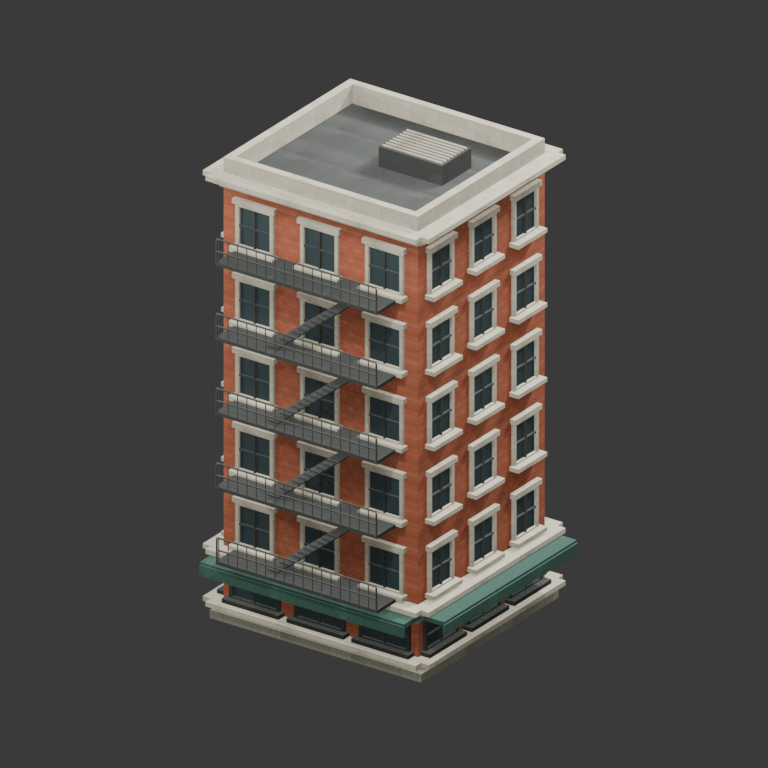
#> input picture assets/biomes/renders/city-tenement.png, 768 x 768 px, found by its file name
$ python building-materials.py
#> lines starting #> are read from the running program, lines starting #| are printed output that depends on the picture; after the words box and inside, x2 and y2 are one past the last pixel; in counts of white or black regions, pixels touching at a corner belong together
"""Recompose existing biome texture samples into upright architectural tiles.
No provider calls. Crop provenance is retained; small-scale wear comes from the
original generated textures, with clean architectural courses laid over them.
"""
from pathlib import Path
import json
import numpy as np
from PIL import Image
root=Path('assets/biomes/quality/textures'); size=512
spec=[
 ('brick','city-tenement',(153,84,57),'brick'),
 ('limestone','city-offices',(174,168,148),'stone'),
 ('siding','suburb-house',(116,145,113),'siding'),
 ('redwood','country-barn',(122,44,37),'vertical'),
 ('slate','suburb-house',(77,82,81),'roof'),
 ('timber','forest-cabin',(76,66,48),'vertical'),
 ('concrete','city-offices',(120,116,104),'plain'),
 ('steel','forest-cabin',(47,50,47),'plain'),
 ('glass','city-tenement',(43,57,59),'glass'),
 ('trim','suburb-house',(202,196,172),'plain'),
 ('greenmetal','city-tenement',(42,76,65),'plain'),
 ('copper','country-barn',(117,81,57),'plain'),
 ('fieldstone','city-offices',(118,117,100),'stone'),
 ('darkbrick','city-tenement',(126,76,56),'brick'),
 ('felt','suburb-house',(62,65,62),'plain'),
 ('soot','forest-cabin',(67,64,56),'plain'),
]
atlas=Image.new('RGB',(size*4,size*4));rough=Image.new('RGB',atlas.size);records=[]
#> after `atlas = Image.new('RGB', (size * 4, size * 4))`: atlas: PIL image 2048x2048 RGB; every value is 0
rng=np.random.default_rng(9023)
for index,(name,source,color,pattern) in enumerate(spec):
 image=np.asarray(Image.open(root/(source+'.png')).convert('RGB'),dtype=float)
 target=np.array(color); candidates=[]
 for y in range(0,image.shape[0]-48,24):
  for x in range(0,image.shape[1]-48,24):
   crop=image[y:y+48,x:x+48]; mean=crop.mean(axis=(0,1))
   score=np.linalg.norm(mean-target)+crop.std(axis=(0,1)).mean()*.7
   candidates.append((score,x,y))
#> after the loop, candidates = 900 items, first 6: (98.86, 0, 0), (98.87, 24, 0), (98.88, 48, 0), (98.9, 72, 0), (98.89, 96, 0), (98.86, 120, 0)
 _,x,y=min(candidates);crop=image[y:y+48,x:x+48]
#> after `_, x, y = min(candidates)`: x = 384; y = 432
#> after `crop = image[y:y + 48, x:x + 48]`:
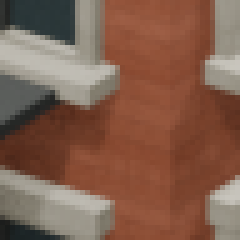
#> crop: shape (48, 48, 3) float64 (shown 5 times larger); mean R, G, B 130, 94.9, 78
 # Source-derived wear, without copying a warped window or baked silhouette.
 lum=crop.mean(axis=2);lum=(lum-lum.mean())/(lum.std()+1)
#> after `lum = crop.mean(axis=2)`:
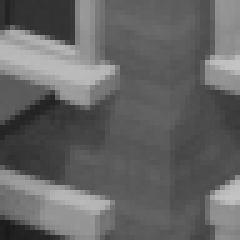
#> lum: shape (48, 48) float64 (shown 5 times larger); min 26, max 195.3, mean 101
 sample=np.asarray(Image.fromarray(np.uint8(np.clip(lum*12+128,0,255))).resize((size,size),Image.Resampling.BICUBIC),dtype=float)-128
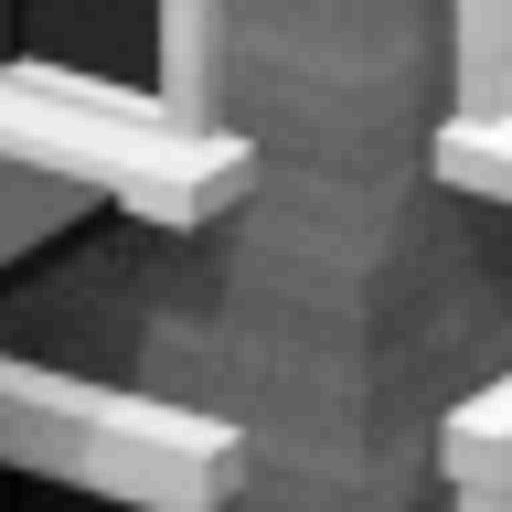
#> sample: shape (512, 512) float64; min -25, max 30, mean -0.5; drawn with min black and max white
 yy,xx=np.indices((size,size));noise=rng.normal(0,1.4,(size,size))
 values=np.broadcast_to(target,(size,size,3)).copy()+sample[:,:,None]*.32+noise[:,:,None]
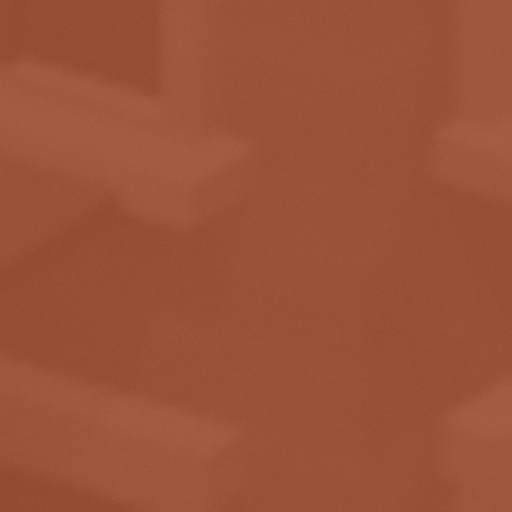
#> values: shape (512, 512, 3) float64; mean of channels 0, 1, 2 152.8, 83.8, 56.8; drawn as R, G, B
 if pattern in ['brick','stone','roof']:
  row_h=32 if pattern=='brick' else 64
  row=yy//row_h;col=((xx+(row%2)*(64 if pattern=='brick' else 96))//(128 if pattern=='brick' else 192))
  variation=np.sin(row*33+col*71)*5
  values+=variation[:,:,None]
  joint=(yy%row_h<2)|((xx+(row%2)*(64 if pattern=='brick' else 96))%(128 if pattern=='brick' else 192)<2)
  if pattern=='roof':joint=(yy%row_h<3)|((xx+(row%2)*64)%128<1)
  values[joint]=target*(.7 if pattern=='roof' else .76)
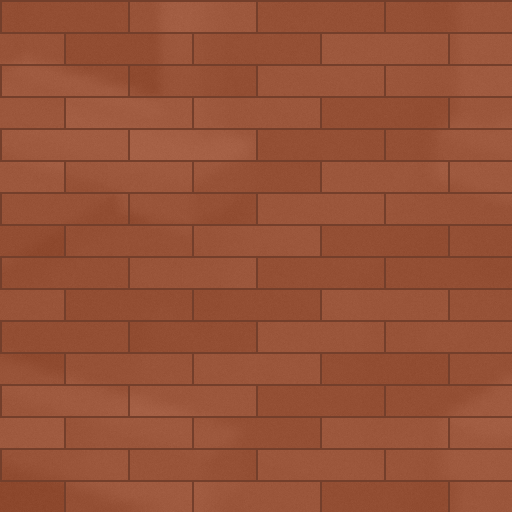
#> values: shape (512, 512, 3) float64; mean of channels 0, 1, 2 150, 82.3, 55.8; drawn as R, G, B
  values[yy%row_h==3]+=9 if pattern=='roof' else 2
#> values: shape (512, 512, 3) float64; 3.12% of pixels changed, all inside (x1, y1, x2, y2) = (0, 3, 512, 484)
 elif pattern in ['siding','vertical']:
  axis=yy if pattern=='siding' else xx
  values[axis%32<2]=target*.68;values[axis%32==2]=target*1.1
  values+=np.sin((xx if pattern=='siding' else yy)*.4)[:,:,None]*1.4
 elif pattern=='glass':
  values[:]=target;values+=(np.sin(xx*.011)+np.cos(yy*.007))[:,:,None]*3
 tile=Image.fromarray(np.uint8(np.clip(values,0,255)))
 atlas.paste(tile,((index%4)*size,(index//4)*size))
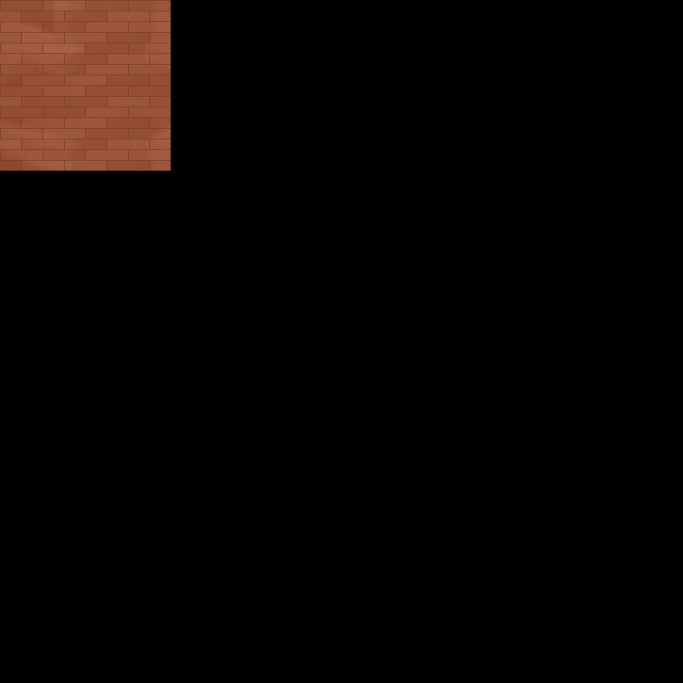
#> atlas: PIL image 2048x2048 RGB (shown at 1/3 size); mean R, G, B 9.4, 5.1, 3.5
 rough.paste((155 if pattern=='glass' else 210,)*3,((index%4)*size,(index//4)*size,(index%4+1)*size,(index//4+1)*size))
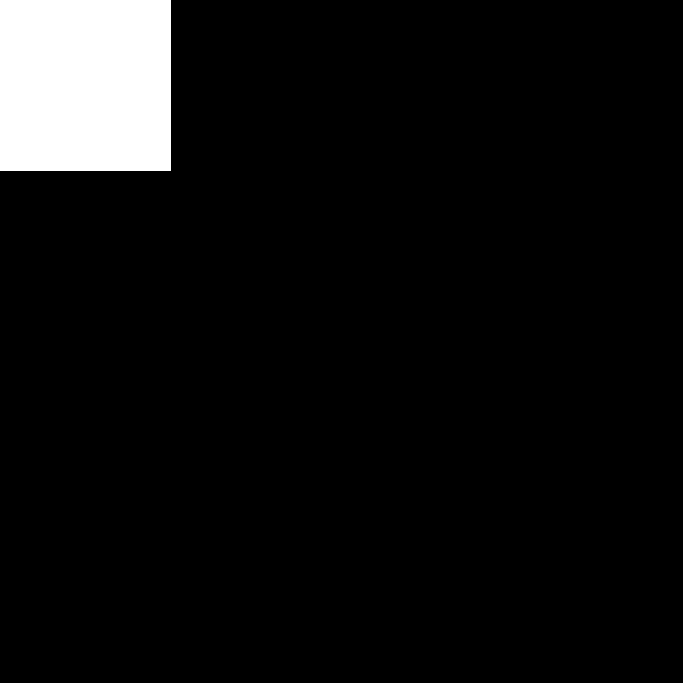
#> rough: PIL image 2048x2048 RGB (shown at 1/3 size); values 0 (black) and 210 (white), 6.2% white; 1 white region, box (x1, y1, x2, y2) and area: (0, 0, 512, 512) 262144
 records.append({'material':name,'tile':index,'source':str(root/(source+'.png')),'sample':[x,y,48,48],'color':color,'pattern':pattern})
#> pass 2 of the loop `for index,(name,source,color,pattern) in enumerate(spec):`:
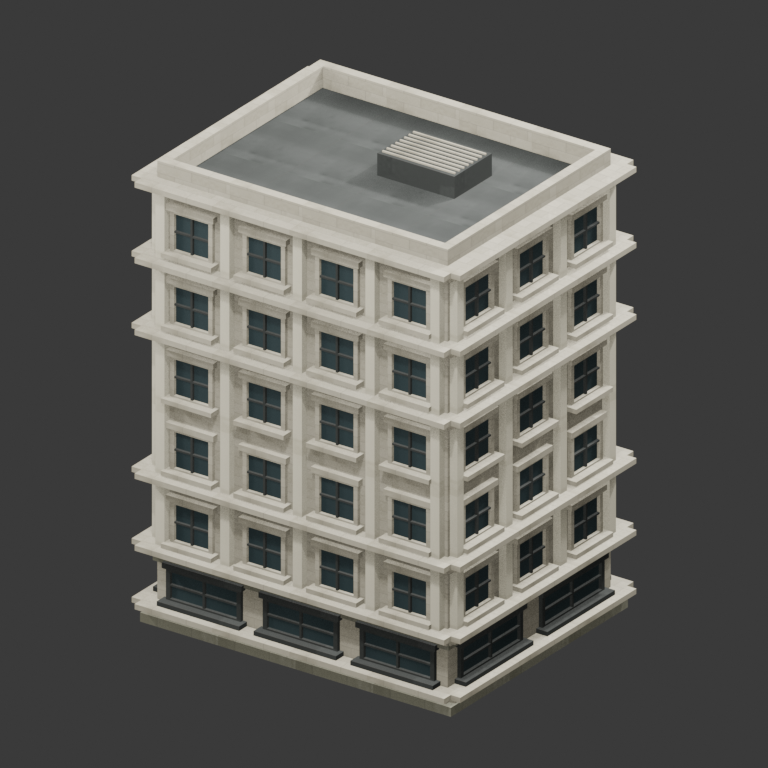
#> input picture assets/biomes/renders/city-offices.png, 768 x 768 px, found by its file name
#> after the loop `for y in range(0,image.shape[0]-48,24):`: candidates = 900 items, first 6: (183.8, 0, 0), (183.9, 24, 0), (183.9, 48, 0), (183.9, 72, 0), (183.9, 96, 0), (183.9, 120, 0)
#> x = 216; y = 192
#> `values[joint]=target*(.7 if pattern=='roof' else .76)`:
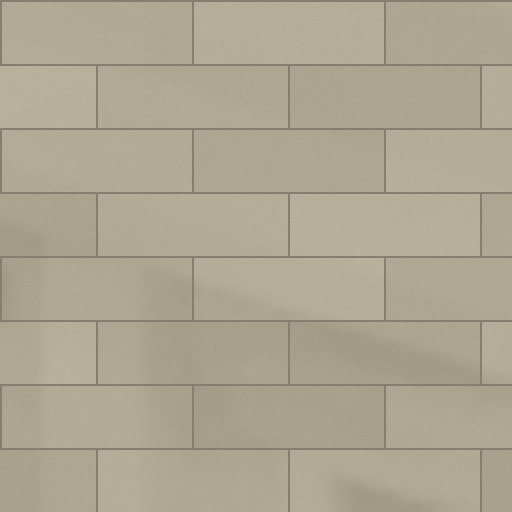
#> values: shape (512, 512, 3) float64; mean of channels 0, 1, 2 172.1, 166.1, 146.3; drawn as R, G, B
#> `rough.paste((155 if pattern=='glass' else 210,)*3,((index%4)*size,(ind..`:
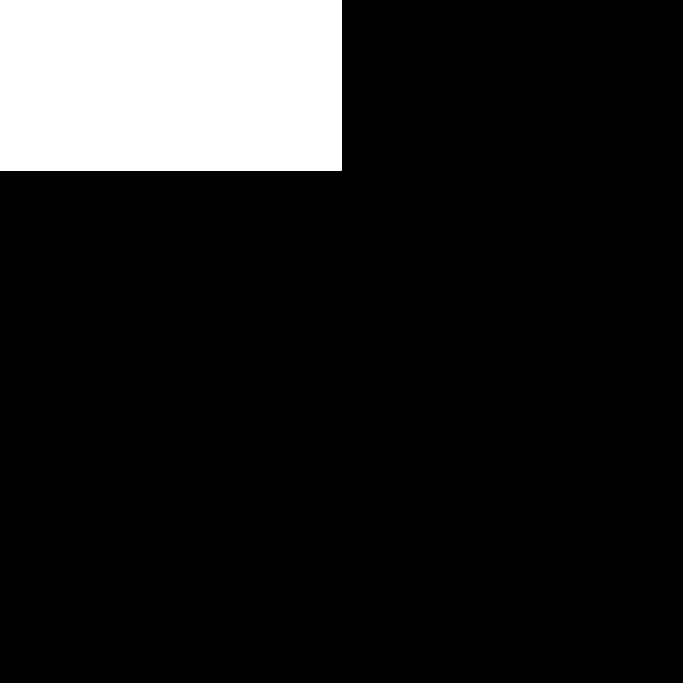
#> rough: PIL image 2048x2048 RGB (shown at 1/3 size); values 0 (black) and 210 (white), 12.5% white; 1 white region, box (x1, y1, x2, y2) and area: (0, 0, 1024, 512) 524288
#> pass 3 of the loop `for index,(name,source,color,pattern) in enumerate(spec):`:
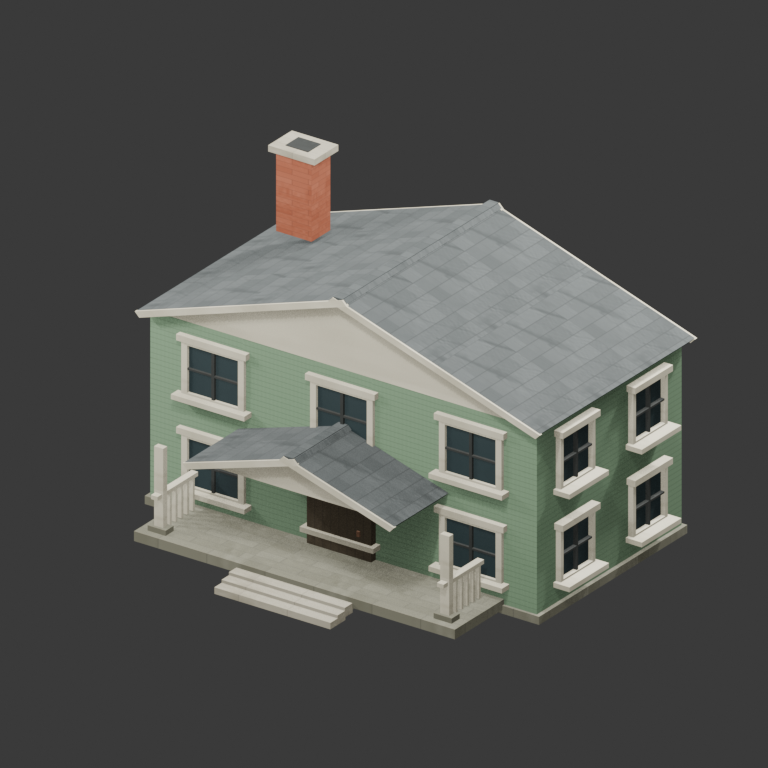
#> input picture assets/biomes/renders/suburb-house.png, 768 x 768 px, found by its file name
#> after the loop `for y in range(0,image.shape[0]-48,24):`: candidates = 900 items, first 6: (118.5, 0, 0), (118.5, 24, 0), (118.6, 48, 0), (118.6, 72, 0), (118.6, 96, 0), (118.5, 120, 0)
#> x = 384; y = 432
#> `values[axis % 32 < 2] = target * 0.68`:
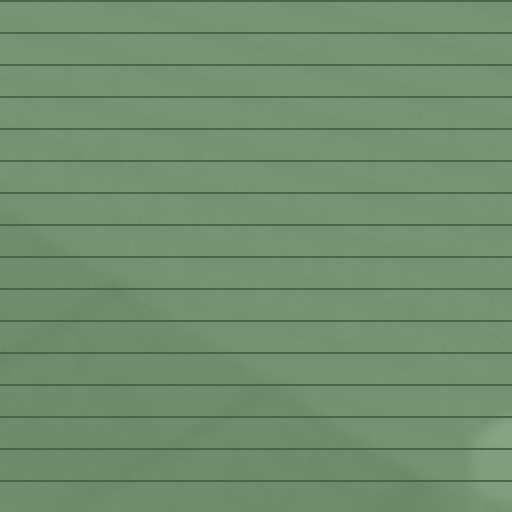
#> values: shape (512, 512, 3) float64; mean of channels 0, 1, 2 113.5, 141.9, 110.6; drawn as R, G, B
#> `rough.paste((155 if pattern=='glass' else 210,)*3,((index%4)*size,(ind..`:
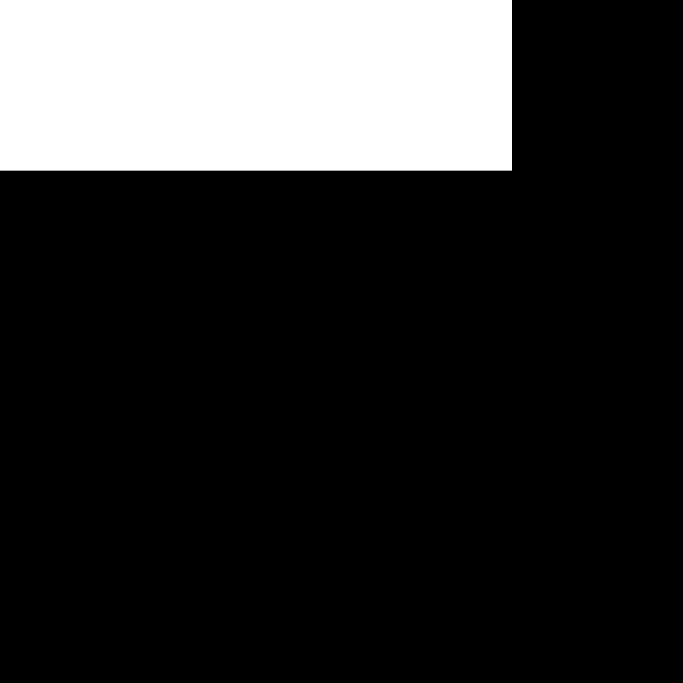
#> rough: PIL image 2048x2048 RGB (shown at 1/3 size); values 0 (black) and 210 (white), 18.8% white; 1 white region, box (x1, y1, x2, y2) and area: (0, 0, 1536, 512) 786432
#> (the run stopped early here; a loop or call above may not have finished)
